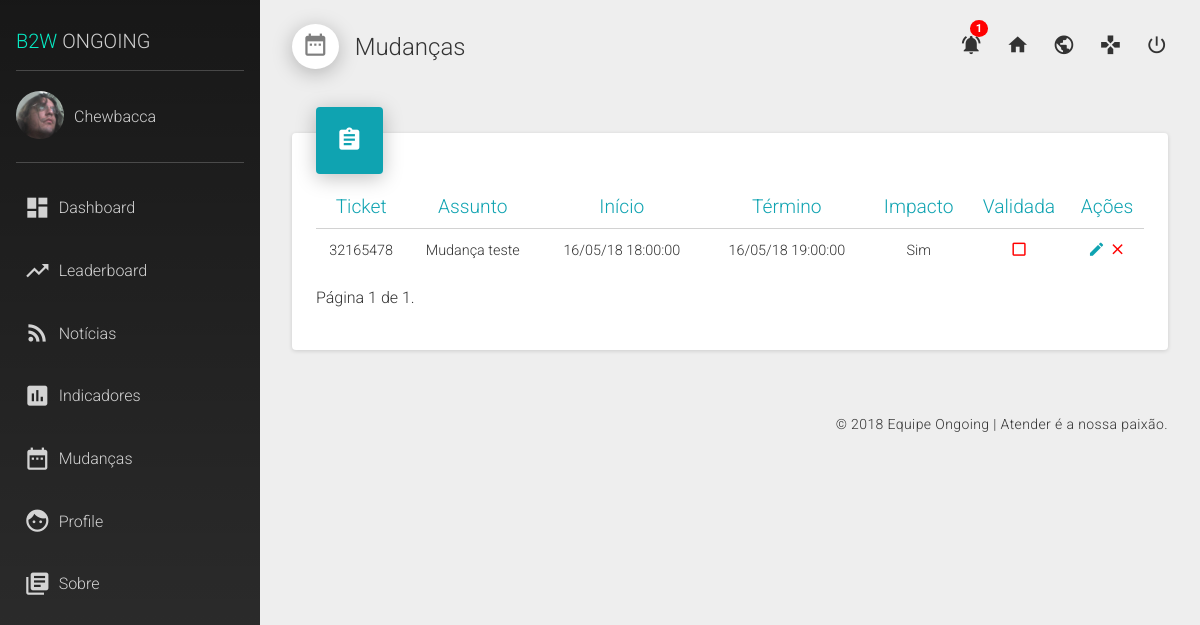
The app's page /changes/ (signed in) with its own data.
### dashboard/models.py (models this page shows, shortened)
class Profile(models.Model):
    username = models.OneToOneField(User, on_delete=models.CASCADE)
    nickname = models.CharField(max_length=100, blank=True)
    telegram = models.CharField(max_length=100, blank=False)
    skype = models.CharField(max_length=100, blank=False)
    hipchat = models.CharField(max_length=100, blank=False)
    phone = models.IntegerField(blank=False)
    about = models.TextField(max_length=400, blank=False)
    photo = models.ImageField(upload_to='profiles/', max_length=100, blank=True)
    agent = models.BooleanField(default=False)
    created = models.DateTimeField(auto_now_add=True)
    class Meta:
        ordering = ('created',)
        verbose_name = ('Profile')
        verbose_name_plural = ('Profile')

class Change(models.Model):
    subject = models.CharField(max_length=100, blank=False)
    message = models.TextField(max_length=400, blank=False)
    ticket = models.IntegerField(blank=False)
    uol = models.CharField(max_length=20, blank=True)
    rdm = models.IntegerField(blank=False)
    start_date = models.DateTimeField(auto_now=False, auto_now_add=False, blank=False)
    close_date = models.DateTimeField(auto_now=False, auto_now_add=False, blank=False)
    impact = models.BooleanField(default=False)
    validate = models.BooleanField(default=False)
    created = models.DateTimeField(auto_now_add=True)
    class Meta:
        ordering = ('created',)
        verbose_name = ('Change')
        verbose_name_plural = ('Change')

### dashboard/views.py (the view)
# urls.py: path('changes/', views.changes, name='changes'),
@login_required(login_url='/')
def changes(request):
    changes_list = Change.objects.all()
    paginator = Paginator(changes_list, 20)
    page = request.GET.get('page')
    changes = paginator.get_page(page)
    context = {
        'section': "Mudanças",
        'section_icon': "date_range",
        'changes' : changes,
    }
    return render(request, 'dashboard/sections/changes.html', context)

### dashboard/templates/dashboard/sections/changes.html (shortened to what this page needs)
{% extends 'dashboard/base.html' %}
{% block content %}
    <div class="card component-changes">
        <div class="card-header">
            <i class="material-icons">assignment</i>
        </div>
        {% if changes %}
            <table>
                <thead>
                    <th>Ticket</th>
                    <th>Assunto</th>
                    <th>Início</th>
                    <th>Término</th>
                    <th>Impacto</th>
                    <th>Validada</th>
                    <th>Ações</th>
                </thead>
                <tbody>
                    {% for change in changes %}
                        <tr>
                            <td>{{ change.ticket }}</td>
                            <td>{{ change.subject }}</td>
                            <td>{{ change.start_date }}</td>
                            <td>{{ change.close_date }}</td>
                            <td>
                                {% if change.impact == True %}
                                    Sim
                                {% else %}
                                    Não
                                {% endif %}
                            </td>
                            <td class="text-center">
                                {% if change.validate == True %}
                                    <i class="material-icons color-secondary small-icon">check_box</i>
                                {% else %}
                                    <i class="material-icons color-danger small-icon">check_box_outline_blank</i>
                                {% endif %}
                            </td>
                            <td>
                                <i class="material-icons color-secondary small-icon">edit</i>
                                <i class="material-icons color-danger small-icon">close</i>
                            </td>
                        </tr>
                    {% endfor %}
                </tbody>
            </table>
            <div class="pagination">
                <span class="step-links">
                    <span class="current">
                        Página {{ changes.number }} de {{ changes.paginator.num_pages }}.
                    </span>
                </span>
            </div>
        {% else %}
            <h4 class="text-center">Não existem mudanças cadastradas</h4>
        {% endif %}
    </div>
{% endblock %}

### dashboard/templates/dashboard/base.html (shortened to what this page needs)
{% load static %}
{% load active_link_tags %}
<!DOCTYPE html>
<html lang="pt_BR">
    <head>
        <link rel="stylesheet" href="https://maxcdn.bootstrapcdn.com/bootstrap/3.3.7/css/bootstrap.min.css">
        <link rel="stylesheet" type="text/css" href="{% static 'dashboard/css/reset.css' %}" />
        <link rel="stylesheet" type="text/css" href="{% static 'dashboard/css/style.css' %}" />
        <link rel="stylesheet" type="text/css" href="{% static 'dashboard/css/topbar.css' %}" />
        <link rel="stylesheet" type="text/css" href="{% static 'dashboard/css/sidebar.css' %}" />
        <link rel="stylesheet" type="text/css" href="{% static 'dashboard/css/profile.css' %}" />
        <link rel="stylesheet" type="text/css" href="{% static 'dashboard/css/news.css' %}" />
    </head>
    <body>
        <div class="wrapper">
            <aside class="sidebar">
                <div class="component-brand">
                    <h1><span class="color-primary">B2W</span> Ongoing</h1>
                </div>
                <hr/>
                <div class="flexbox vertical-align-center">
                    <div class="avatar">
                        {% if display_photo %}
                            <img src="{% get_media_prefix %}/{{ display_photo }}" alt="{{ name }}" width="48" height="48"/>
                        {% else %}
                            <img src="https://valhalla-storage.s3.amazonaws.com/static/images/general/default-avatar.png" alt="{{ name }}" width="48" height="48"/>
                        {% endif %}
                    </div>
                    <h5>{{ display_name }}</h5>
                </div>
                <hr/>
                <nav class="component-navigation">
                    <ul>
                        <li><a href="{% url 'dashboard' %}" class="{% active_link 'dashboard' %} link-menu"><i class="material-icons">dashboard</i>Dashboard</a></li>
                        <li><a href="{% url 'leaderboard' %}" class="{% active_link 'leaderboard' %} link-menu"><i class="material-icons">trending_up</i>Leaderboard</a></li>
                        <li><a href="{% url 'news' %}" class="{% active_link 'news' %} link-menu"><i class="material-icons">rss_feed</i>Notícias</a></li>
                        <li><a href="{% url 'indicators' %}" class="{% active_link 'indicators' %} link-menu"><i class="material-icons">insert_chart</i>Indicadores</a></li>
                        <li><a href="{% url 'changes' %}" class="{% active_link 'changes' %} link-menu"><i class="material-icons">date_range</i>Mudanças</a></li>
                        <li><a href="{% url 'profile' %}" class="{% active_link 'profile' %} link-menu"><i class="material-icons">face</i>Profile</a></li>
                        <li><a href="{% url 'about' %}" class="{% active_link 'about' %} link-menu"><i class="material-icons">library_books</i>Sobre</a></li>
                    </ul>
                </nav>
            </aside>
            <div class="dashboard-component" data-content="component">
                <div class="component-container">
                <div class="component-topbar">
                    <div class="topbar-left">
                        <span><i class="material-icons">{{ section_icon }}</i></span>
                        <h4>{{ section }}</h4>
                    </div>
                    <div class="topbar-right">
                        <nav class="topbar-right-nav">
                            <ul>
                                {% if notifications_check == True %}
                                    <li class="dropdown cursor-pointer">
                                        <span class="notification-count">{{ notifications_count }}</span>
                                        <a class="dropdown-toggle" id="notification" title="Ver notificações" data-toggle="dropdown" aria-haspopup="true" aria-expanded="true">
                                            <i class="material-icons">notifications_active</i>
                                        </a>
                                    </li>
                                {% else %}
                                    <li>
                                        <a href="#" title="Não existem notificações">
                                            <i class="material-icons">notifications</i>
                                        </a>
                                    </li>
                                {% endif %}
                                <li>
                                    <a href="{% url 'home' %}" title="Home">
                                        <i class="material-icons">home</i>
                                    </a>
                                </li>
                                <li>
                                    <a href="#" title="Hermes">
                                        <i class="material-icons">public</i>
                                    </a>
                                </li>
                                <li>
                                    <a href="#" title="Morpheus">
                                        <i class="material-icons">games</i>
                                    </a>
                                </li>
                                <li>
                                    <a href="{% url 'logout' %}" title="Logout">
                                        <i class="material-icons">power_settings_new</i>
                                    </a>
                                </li>
                            </ul>
                        </nav>
                    </div>
                </div>
                <div class="component-section">
                    {% block content %}
                    {% endblock %}
                </div>
                <div class="component-footer-base">
                    <p>© 2018 Equipe Ongoing | Atender é a nossa paixão.</p>
                </div>
                </div>
            </div>
        </div>
    </body>
</html>

### dashboard/static/dashboard/css/style.css (style rules this page uses)
body { background-color: #eee; font-family: 'Roboto', sans-serif; font-weight: 300; }
h1 { font-size: 4.000em; line-height: 64px; }
h4 { font-size: 1.500em; line-height: 24px; }
h5 { font-size: 1.000em; line-height: 16px; }
p { font-size: 0.9rem; letter-spacing: 0.4px; line-height: 1.25rem; }
a, a:hover, a:focus, a:active { text-decoration: none; }
.material-icons { font-size: 1.667em; }
.color-primary { color: #06EBC4; }
.color-secondary { color: #0FA3B1; }
.color-danger { color: #ff0000; }
.flexbox { display: flex; }
.vertical-align-center { align-items: center; }
.cursor-pointer { cursor: pointer; }
.small-icon { font-size: 1.1rem; }
.wrapper { display: flex; }
.text-center { text-align: center; }
.component-brand h1 { font-size: 1.250em; text-transform: uppercase; }
.dashboard-component { box-sizing: border-box; width: 100%; }
.component-container { padding: 24px 32px; }
.component-section { padding-bottom: 64px; }
.card { background-color: #fff; box-sizing: border-box; border-radius: 4px; margin-top: 64px; padding: 24px; box-shadow: 0 1px 4px 0 rgba(0, 0, 0, 0.14); }
.card-header { position: relative; margin-bottom: 40px; }
.card-header > i { background-color: #0FA3B1; border-radius: 4px; color: #fff; padding: 20px; position: absolute; top: -50px; left: 0; box-shadow: 0 4px 20px 0px rgba(0, 0, 0, 0.25); }
table { width: 100%; }
th { color: #0FA3B1; font-size: 1.2em; padding-bottom: 12px; text-align: center; }
td { border-top: 1px solid #d2d2d2; font-size: 0.9em; padding: 12px 0 8px; vertical-align: middle; text-align: center; }
.component-footer-base { float: right; }
.component-footer-base > p { font-size: 0.875em; }

### dashboard/static/dashboard/css/topbar.css (style rules this page uses)
.component-topbar { align-items: center; display: flex; justify-content: space-between; }
.topbar-left, .topbar-right-nav > ul { align-items: center; display: flex; }
.topbar-left > span { background-color: #fff; border-radius: 50%; margin-right: 16px; padding: 8px 10px; box-shadow: 0 4px 20px 0px rgba(0, 0, 0, 0.25); }
.topbar-left > span > i { color:rgba(0, 0, 0, 0.5); }
.topbar-right-nav > ul > li:not(:last-child) { margin-right: 24px; }
.topbar-right-nav > ul > li > a >i { color:#333; font-size: 1.4rem; -webkit-transition: all .2s ease; -moz-transition: all .2s ease; -ms-transition: all .2s ease; -o-transition: all .2s ease; transition: all .2s ease; }
.topbar-right-nav > ul > li > a { position: relative; }
.notification-count { background-color: #ff0000; border-radius: 50%; color:#fff; font-size: 0.7em; font-weight: 700; padding: 2px 6px; position: relative; top:-24px; right: -32px; z-index: 1; }

### dashboard/static/dashboard/css/sidebar.css (style rules this page uses)
.sidebar { background: linear-gradient(rgba(0,0,0,0.9),rgba(0,0,0,0.8)); background-repeat: no-repeat; background-size: cover; background-position: center center; box-sizing: border-box; color: rgba(255,255,255, 0.8); padding: 32px 16px; min-width: 260px; max-width: 260px; min-height: 100vh; }
.sidebar hr { border-top:1px solid rgba(180,180,180,0.3); }
.sidebar h5 { margin-left: 10px; }
.sidebar .component-brand h1 { line-height: 18px; }
.avatar > img { border-radius: 50%; }
.component-navigation > ul > li { margin-bottom: 12px; }
.link-menu { align-items: center; border-radius: 4px; color: rgba(255, 255, 255, 0.8); display: flex; font-size: 1em; padding: 12px 8px; text-decoration: none; -webkit-transition: all .2s ease; -moz-transition: all .2s ease; -ms-transition: all .2s ease; -o-transition: all .2s ease; transition: all .2s ease; }
.link-menu > i { margin-right: 8px; }

### records on screen
Profile: photo (picture), nickname "Chewbacca"
Change: ticket "32165478", subject "Mudança teste", start_date "16/05/18 18:00:00", close_date "16/05/18 19:00:00", impact "Sim", validate False (drawn)

### other values on screen
{{ section }} "Mudanças"
{{ notifications_count }} "1"
{{ changes.number }} "1"
{{ changes.paginator.num_pages }} "1"
